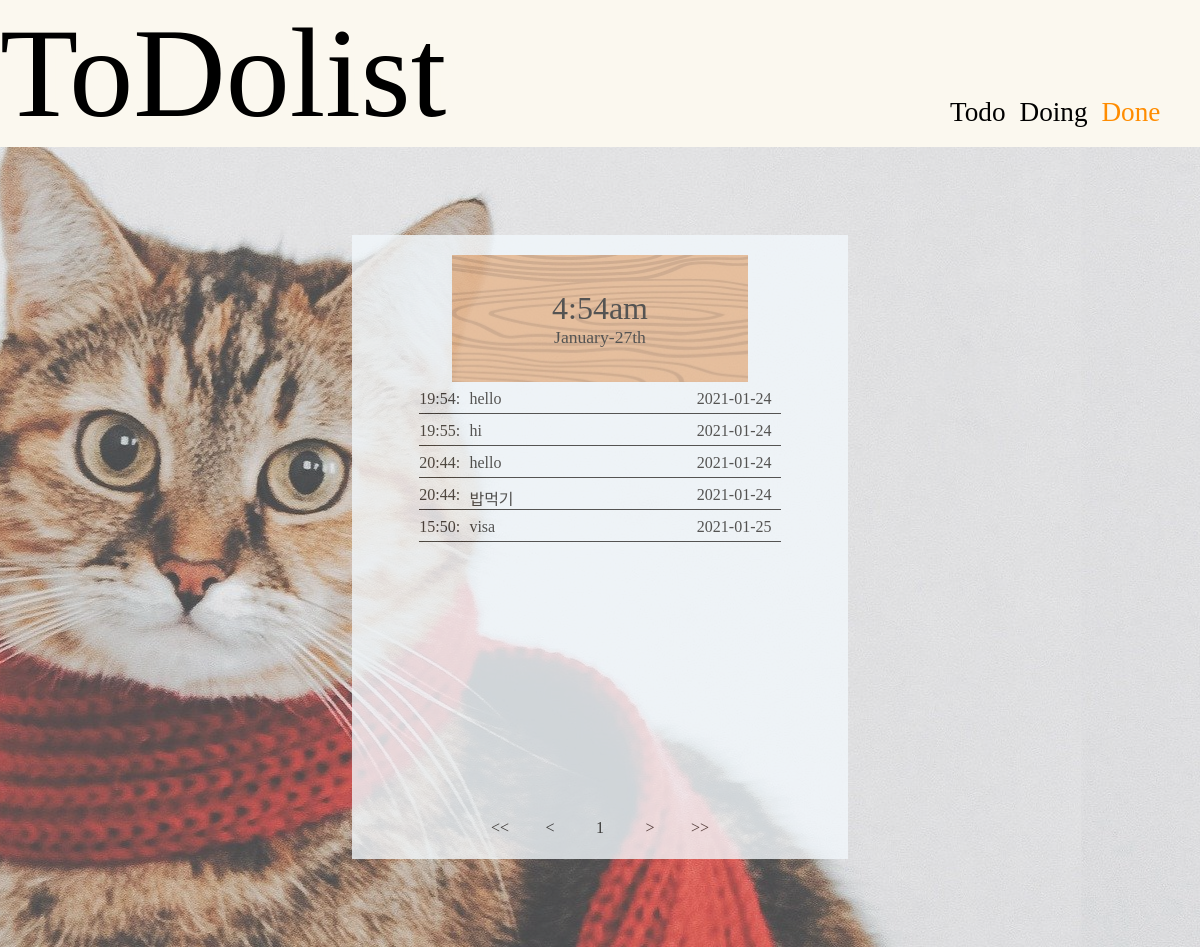
Screenshot of /done with the database file from the repository.
### tables this page shows
CREATE TABLE "list" (
	"id"	INTEGER NOT NULL,
	"title"	TEXT,
	"time"	TEXT,
	"date"	TEXT,
	"done"	INTEGER NOT NULL DEFAULT 0,
	PRIMARY KEY("id" AUTOINCREMENT)
);

### __init__.py (the view)
@app.route("/done")
def done():
  page = request.args.get('page',type=int,default=1)
  conn = sqlite3.connect("./static/db/todolistdb.db")
  perpage=10
  page_indexing=3
  total=""
  with conn:
    cursor = conn.cursor()
    sql = "select count(*) from list where done =1"
    cursor.execute(sql)
    total = cursor.fetchone()
    data=(perpage,(page-1)*perpage)
    sql  = "select * from list where done = 1 limit ? offset ?"
    result = cursor.execute(sql,data)
  total = list(total)
  total = total[0]
  page_count =total //perpage
  if total % perpage >=1:
    page_count= page_count+1
  if page%page_indexing==0:
    first_index =page-page_indexing
    last_index=page
  else:
    first_index=page-(page%page_indexing)
    last_index= page+(page_indexing-(page%page_indexing))
  if page_count<=last_index:
    last_index =page_count
  if first_index-perpage <0:
    prev_index=1
  else:
    prev_index=first_index-perpage
  if last_index + perpage >page_count:
    next_index=page_count
  else:
    next_index=last_index+1
  paging_itmes ={"page" :page,
                "total_page" :total ,
                "page_count":page_count,
                "first_index":first_index,
                "last_index":last_index,
                "prev_index":prev_index,
                "next_index":next_index
                }
  return render_template("done.html",result=result,paging_items=paging_itmes)

### templates/done.html
{% extends 'index.html' %}
{% block todoform %}
<div id="doinglist" class="doinglist">
  {% for line in result%}
  <div id ="{{line[0]}}"class="line">
    <div class="line_date">{{line[2]}}</div>
    <div class="line_title">{{line[1]}}</div>
    <div class="line_time">{{line[3]}}</div>
  </div>
  {% endfor %}
</div>
<div class="paging">
  <a href="/done?page={{paging_items.prev_index}}"><<</a>
  {% if paging_items.page-1 ==0 %}
    <a href="/done?page=1"><</a>
    {% else %}
    <a href="/done?page=1"><</a>
  {% endif %}
  {% for line in range(paging_items.first_index+1,paging_items.last_index+1) %}
    <a id={{line}} href="/done?page={{line}}">{{line}}</a>
  {% endfor %}
  {% if paging_items.page+1 > paging_items.page_count %}
    <a href="/done?page={{paging_items.page}}">></a>
  {% else %}
    <a href="/done?page={{paging_items.page+1}}">></a>
  {% endif %}
    <a href="/done?page={{paging_items.next_index}}">>></a>
  </div>
</div>
{% endblock todoform %}

### static/css/style.css (style rules this page uses)
body { margin:0; padding:0; background-color: #FBF8EF }
.doinglist { width:88%; min-height: 380px; }
.line { border-bottom: 1px solid black; display: flex; justify-content: space-evenly; margin:8px 20px; padding-bottom:3px; }
.line div { height: 20px; box-sizing: border-box; }
.line_title { width:200px; flex-grow:3; overflow:hidden; text-overflow: ellipsis; white-space: nowrap; }
.line_date { flex-grow:1; }
.line_time { flex-grow:1 }
.line_date::after { content: ":"; }
.paging { align-self:flex-end; display: flex; justify-content: space-around; width:250px; margin:0; padding:0; }
.paging a { display: inline-block; padding:2px; box-sizing: border-box; width:40px; height:22px; text-align:center; text-decoration: none; }
.paging a { color:black; text-decoration: none; }

### rows the page displays
list: time "19:54", title "hello", date "2021-01-24"
list: time "19:55", title "hi", date "2021-01-24"
list: time "20:44", title "hello", date "2021-01-24"
list: time "20:44", title "밥먹기", date "2021-01-24"
list: time "15:50", title "visa", date "2021-01-25"

### other values shown
{{ line }} "1"
